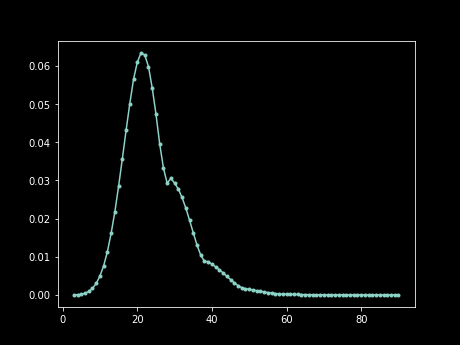

The script that drew this image:
import os
from dyce import H, P


def main():
    import matplotlib.pyplot

    base, _ = os.path.splitext(__file__)
    png_path = base + ".png"
    matplotlib.pyplot.style.use("dark_background")

    h = (5 @ P(H(10).explode(max_depth=2))).h(slice(-3, None))
    faces, probabilities = h.data_xy(relative=True)
    matplotlib.pyplot.plot(faces, probabilities, marker=".")

    print("saving {}".format(png_path))
    matplotlib.pyplot.savefig(png_path, dpi=72)


if __name__ == "__main__":
    main()
